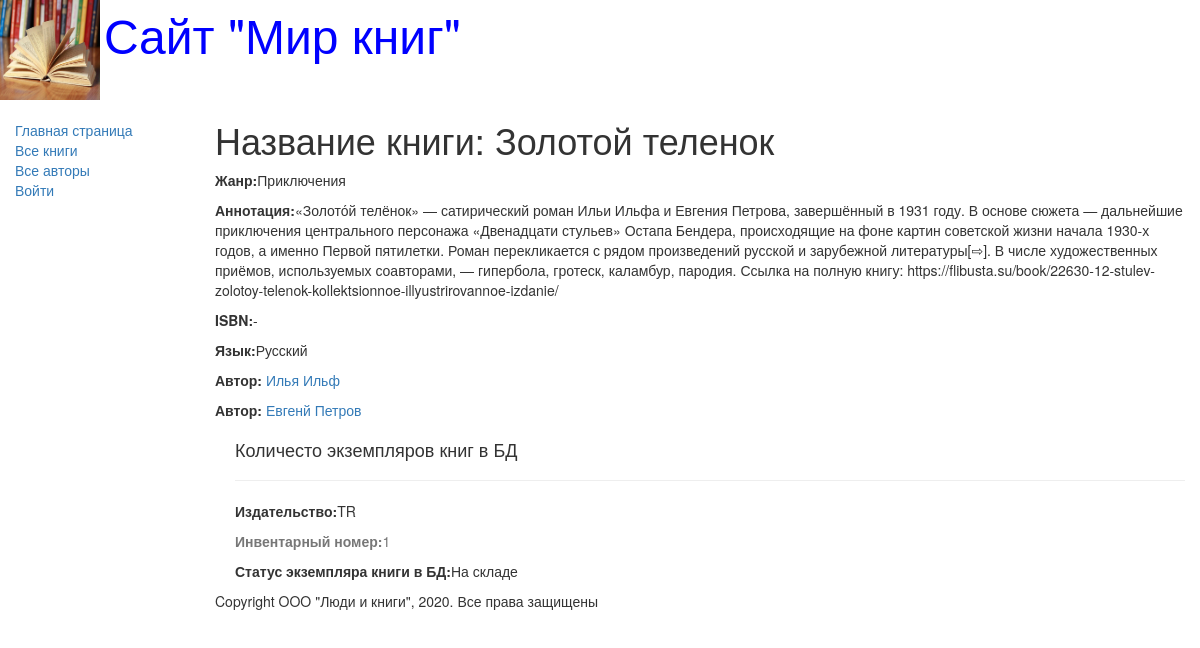
/catalog/books/1, run on the app's committed database.
### catalog/models.py (models this page shows, shortened)
class Book(models.Model):
    title = models.CharField(max_length=200,
                             help_text='Введите названия книги',
                             verbose_name='Название книги')
    genre = models.ForeignKey('Genre', on_delete=models.CASCADE,
                              help_text='Выберите жанр книги',
                              verbose_name='Жанр книги', null=True)
    language = models.ForeignKey('Language', on_delete=models.CASCADE,
                                 help_text='Выберите язык книги',
                                 verbose_name='Язык книги', null=True)
    author = models.ManyToManyField('Author',
                                    help_text='Выберите автора книги',
                                    verbose_name='Автор книги')
    summary = models.TextField(max_length=1000,
                               help_text='Введите краткое описание книги',
                               verbose_name='Аннотация книг')
    isbn = models.CharField(max_length=13,
                            help_text='Должно содержать 13 символов',
                            verbose_name='ISBN книги')
    def display_author(self):
        return ", ".join([author.last_name for author in self.author.all()])
    display_author.short_description = 'Авторы'

class Genre(models.Model):
    name = models.CharField(max_length=200,
                            help_text='Введите жанр книги',
                            verbose_name='Жанр книги')
    def __str__(self):
        return self.name

class Language(models.Model):
    name = models.CharField(max_length=20,
                            help_text='Введите язык книги',
                            verbose_name='Язык книги')
    def __str__(self):
        return self.name

class Author(models.Model):
    first_name = models.CharField(max_length=100,
                                  help_text="Введите имя автора",
                                  verbose_name="Имя автора")
    last_name = models.CharField(max_length=100,
                                 help_text="Введите фамилию автора",
                                 verbose_name="Фамилия автора")
    data_of_birth = models.DateField(help_text="Введите дату рождения",
                                     verbose_name='Дату рождения',
                                     null=True, blank=True)
    data_of_death = models.DateField(help_text='Введите дату смерти',
                                     verbose_name='Дата смерти',
                                     null=True, blank=True)

class BookInstance(models.Model):
    book = models.ForeignKey('Book', on_delete=models.CASCADE, null=True)
    inv_nom = models.CharField(max_length=20, null=True,
                               help_text='Введите инвентарный номер экземпляра',
                               verbose_name='Инвентарный номер')
    imprint = models.CharField(max_length=200,
                               help_text='Введите издательство в год выпуска',
                               verbose_name='Издательство')
    status = models.ForeignKey('Status', on_delete=models.CASCADE,
                               null=True, help_text='Изменить состояние экземпляра книги',
                               verbose_name='Статус экземпляра книги')
    due_back = models.DateField(null=True, blank=True,
                                help_text='Введите конец срока статуса',
                                verbose_name='Дата окончания статуса')

class Status(models.Model):
    name = models.CharField(max_length=20,
                            help_text='Введите статус экземпляра книги',
                            verbose_name='Статус экземпяра книги')
    def __str__(self):
        return self.name

### catalog/views.py (the view)
# urls.py: path('books/<int:id>', BookDetailView.as_view(), name='book-detail'),
class BookDetailView(APIView):
    renderer_classes = [TemplateHTMLRenderer]
    template_name = 'book_detail.html'
    def get(self, request, id):
        book = Book.objects.get(pk=id)
        return Response({'book': book})

### catalog/templates/book_detail.html (shortened to what this page needs)
{% extends "base_generic.html" %}
{% block content %}
    <h1>Название книги: {{ book.title }}</h1>
    <p><strong>Жанр:</strong>{{ book.genre }}</p>
    <p><strong>Аннотация:</strong>{{ book.summary }}</p>
    <p><strong>ISBN:</strong>{{ book.isbn }}</p>
    <p><strong>Язык:</strong>{{ book.language }}</p>
        {% for author in book.author.all %}
            <p><strong>Автор:</strong>
               <a href="">{{ author.first_name }}
                          {{ author.last_name}}</a></p>
        {% endfor %}
    <div style="margin-left:20px;margin-top:20px">
        <h4>Количесто экземпляров книг в БД</h4>
        {% for copy in book.bookinstance_set.all %}
            <hr>
            <p><strong>Издательство:</strong>{{ copy.imprint }}</p>
            <p class="text-muted"><strong>Инвентарный номер:</strong>{{ copy.id }}</p>
            <p><strong>Статус экземпляра книги в БД:</strong>{{ copy.status }}</p>
        {% endfor %}
    </div>
{% endblock %}

### data on the page
Book: title "Золотой теленок", genre "Приключения", summary "«Золото́й телёнок» — сатирический роман Ильи Ильфа и Евгения Петрова, завершённый в 1931 году. В основе сюжета — дальнейшие приключения центрального персонажа «Двенадцати стульев» Остапа Бендера, происходящие на фоне картин советской жизни начала 1930-х годов, а именно Первой пятилетки. Роман перекликается с рядом произведений русской и зарубежной литературы[⇨]. В числе художественных приёмов, используемых соавторами, — гипербола, гротеск, каламбур, пародия. Ссылка на полную книгу: https://flibusta.su/book/22630-12-stulev-zolotoy-telenok-kollektsionnoe-illyustrirovannoe-izdanie/", isbn "-", language "Русский"
Author: first_name "Илья", last_name "Ильф"
Author: first_name "Евгенй", last_name "Петров"
BookInstance: imprint "TR", id "1", status "На складе"
